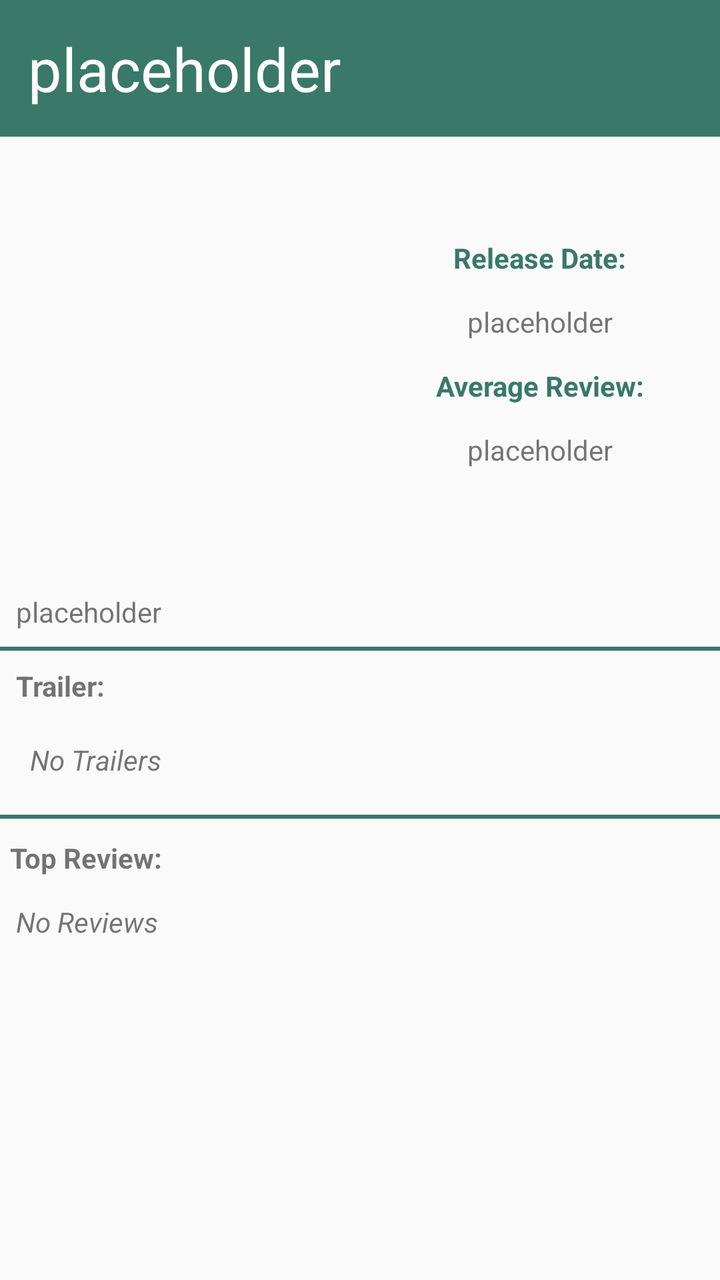
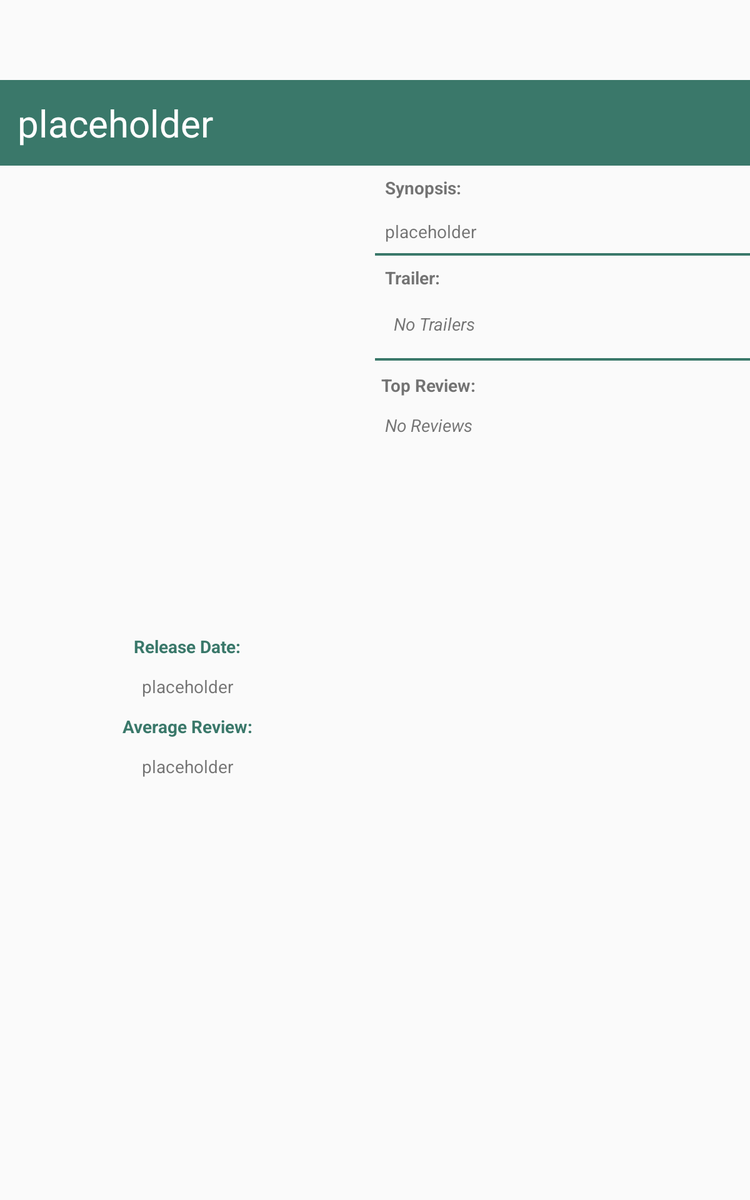

The same Android screen from two of the app's own layout files: first res/layout/ as a phone draws it, then the repository's variant for another configuration, drawn on a device whose configuration selects that folder. Both files follow.
<!-- AndroidManifest.xml: activity theme AppTheme.NoActionBar -->
<!-- res/layout/fragment_detail.xml -->
<ScrollView

    xmlns:android="http://schemas.android.com/apk/res/android"
    xmlns:app="http://schemas.android.com/apk/res-auto"
    xmlns:tools="http://schemas.android.com/tools"
    android:layout_width="match_parent"
    android:layout_height="match_parent"
    >

    <LinearLayout

        android:layout_width="match_parent"
        android:layout_height="match_parent"
        android:orientation="vertical"
        app:layout_behavior="@string/appbar_scrolling_view_behavior"
        tools:context="com.example.android6.movieproject.DetailActivityFragment"
        tools:showIn="@layout/activity_detail">

        <TextView
            android:id="@+id/title"
            android:layout_width="match_parent"
            android:layout_height="wrap_content"
            android:background="#3a786a"
            android:padding="14dp"
            android:gravity="center|left"
            android:text="placeholder"
            android:textColor="#ffffff"
            android:textSize="30sp" />

        <LinearLayout
            android:layout_width="match_parent"
            android:layout_height="wrap_content"
            android:orientation="horizontal">

            <ImageView
                android:id="@+id/iVDetail"
                android:layout_width="0dp"
                android:layout_height="200dp"
                android:layout_margin="10dp"
                android:layout_weight="1" />

            <LinearLayout
                android:gravity="center"
                android:layout_width="0dp"
                android:layout_height="match_parent"
                android:layout_margin="10dp"
                android:layout_weight="1"
                android:orientation="vertical">

                <TextView
                    android:id="@+id/release_Header"
                    android:layout_width="wrap_content"
                    android:textColor="#FF3A786A"
                    android:layout_height="wrap_content"
                    android:layout_margin="5dp"
                    android:text="Release Date:"
                    android:textStyle="bold" />

                <TextView
                    android:id="@+id/release_date"
                    android:layout_width="wrap_content"
                    android:layout_height="wrap_content"
                    android:layout_margin="8dp"
                    android:text="placeholder" />

                <TextView
                    android:id="@+id/rating_Header"
                    android:layout_width="wrap_content"
                    android:layout_height="wrap_content"
                    android:textColor="#FF3A786A"
                    android:layout_margin="5dp"
                    android:text="Average Review:"
                    android:textStyle="bold" />

                <TextView
                    android:id="@+id/rating"
                    android:layout_width="wrap_content"
                    android:layout_height="wrap_content"
                    android:layout_margin="8dp"
                    android:text="placeholder" />
                <ImageButton
                    android:layout_width="wrap_content"
                    android:paddingLeft="7dp"
                    android:paddingRight="7dp"
                    android:layout_height="wrap_content"
                    android:background="@null"
                    android:src="@mipmap/star_button"
                    android:id="@+id/favorites_button"
                    android:text="Add to Favorites"
                    android:textColor="#FFFFFFFF"/>

            </LinearLayout>

        </LinearLayout>

        <TextView
            android:id="@+id/synopsis"
            android:layout_width="wrap_content"
            android:layout_height="wrap_content"
            android:layout_margin="8dp"
            android:text="placeholder"
             />

        <View
            android:layout_width="match_parent"
            android:layout_height="2dp"
            android:background="#FF3A786A" />

        <TextView
            android:id="@+id/trailer_Header"
            android:layout_width="wrap_content"
            android:layout_height="wrap_content"

            android:layout_margin="8dp"
            android:text="Trailer:"
            android:textStyle="bold" />

        <LinearLayout
            android:layout_width="wrap_content"
            android:layout_height="wrap_content"
            android:layout_marginBottom="8dp"
            android:orientation="horizontal">

            <ImageButton
                android:layout_width="wrap_content"
                android:layout_height="wrap_content"
                android:layout_marginLeft="5dp"
                android:id="@+id/play_button"
                android:src="@mipmap/play_button"
                android:background="?android:attr/selectableItemBackground"

                />

            <TextView
                android:id="@+id/trailers"
                android:layout_width="wrap_content"
                android:layout_height="wrap_content"
                android:layout_gravity="center"
                android:layout_margin="10dp"
                android:text="No Trailers"
                android:textStyle="italic" />
        </LinearLayout>

        <View
            android:layout_width="match_parent"
            android:layout_height="2dp"
            android:background="#FF3A786A" />

        <TextView
            android:id="@+id/review_Header"
            android:layout_width="wrap_content"

            android:layout_height="wrap_content"
            android:layout_margin="5dp"
            android:paddingTop="5dp"
            android:text="Top Review:"
            android:textStyle="bold" />

        <TextView
            android:id="@+id/reviews"
            android:layout_width="wrap_content"
            android:layout_height="wrap_content"
            android:layout_margin="8dp"
            android:text="No Reviews"
            android:textStyle="italic" />

    </LinearLayout>
</ScrollView>
<!-- res/layout/activity_detail.xml (included above) -->
<?xml version="1.0" encoding="utf-8"?>
<android.support.design.widget.CoordinatorLayout xmlns:android="http://schemas.android.com/apk/res/android"
    xmlns:app="http://schemas.android.com/apk/res-auto"
    xmlns:tools="http://schemas.android.com/tools"
    android:layout_width="match_parent"
    android:layout_height="match_parent"
    android:fitsSystemWindows="true"
    tools:context="com.example.android6.movieproject.DetailActivity">

    <android.support.design.widget.AppBarLayout
        android:layout_width="match_parent"
        android:layout_height="wrap_content"
        android:theme="@style/AppTheme.AppBarOverlay">

        <android.support.v7.widget.Toolbar
            android:id="@+id/toolbar"
            android:layout_width="match_parent"
            android:layout_height="?attr/actionBarSize"
            android:background="?attr/colorPrimary"
            app:popupTheme="@style/AppTheme.PopupOverlay" />

    </android.support.design.widget.AppBarLayout>

    
        
        
        

    <include layout="@layout/content_detail" />

    
        
        
        
        
        
        

</android.support.design.widget.CoordinatorLayout>
<!-- res/layout/content_detail.xml (included above) -->
<FrameLayout xmlns:android="http://schemas.android.com/apk/res/android"
    xmlns:app="http://schemas.android.com/apk/res-auto"
    xmlns:tools="http://schemas.android.com/tools"
    android:id="@+id/movie_detail_container"
    android:name="com.example.android6.movieproject.DetailActivityFragment"
    android:layout_width="match_parent"
    android:layout_height="match_parent"
    app:layout_behavior="@string/appbar_scrolling_view_behavior"
    tools:layout="@layout/fragment_detail" />
<!-- resources referenced by this layout -->
<resources>
  <style name="AppTheme.AppBarOverlay" parent="ThemeOverlay.AppCompat.Dark.ActionBar" />
  <style name="AppTheme.PopupOverlay" parent="ThemeOverlay.AppCompat.Light" />
  <!-- from res/values-v21/ -->
  <style name="AppTheme.NoActionBar">
          <item name="windowActionBar">false</item>
          <item name="windowNoTitle">true</item>
          <item name="android:windowDrawsSystemBarBackgrounds">true</item>
          <item name="android:statusBarColor">@android:color/transparent</item>
      </style>
</resources>
<!-- res/layout-sw600dp/fragment_detail.xml (the repository's variant of the layout above) -->
<!-- drawn on a 7-inch tablet held upright -->
<ScrollView

    xmlns:android="http://schemas.android.com/apk/res/android"
    xmlns:app="http://schemas.android.com/apk/res-auto"
    xmlns:tools="http://schemas.android.com/tools"
    android:layout_width="match_parent"
    android:layout_height="match_parent"
    android:paddingTop="?android:attr/actionBarSize">

    <LinearLayout

        android:layout_width="match_parent"
        android:layout_height="match_parent"
        android:orientation="vertical"
        app:layout_behavior="@string/appbar_scrolling_view_behavior"
        tools:context="com.example.android6.movieproject.DetailActivityFragment"
        tools:showIn="@layout/activity_detail">

        <TextView
            android:id="@+id/title"
            android:layout_width="match_parent"
            android:layout_height="wrap_content"
            android:background="#3a786a"
            android:gravity="center|left"
            android:padding="14dp"
            android:text="placeholder"
            android:textColor="#ffffff"
            android:textSize="30sp" />

        <LinearLayout
            android:layout_width="match_parent"
            android:layout_height="match_parent"
            android:orientation="horizontal">

            <LinearLayout
                android:layout_width="0dp"
                android:layout_height="match_parent"
                android:layout_weight="1"
                android:orientation="vertical">

                <ImageView
                    android:id="@+id/iVDetail"
                    android:layout_width="match_parent"
                    android:layout_height="350dp"
                    android:gravity="top|center"
                    android:layout_marginTop="10dp"
                    />

                <LinearLayout
                    android:layout_width="match_parent"
                    android:layout_height="wrap_content"
                    android:gravity="top|center"
                    android:layout_margin="10dp"
                    android:orientation="vertical">

                    <TextView
                        android:id="@+id/release_Header"
                        android:layout_width="wrap_content"
                        android:layout_height="wrap_content"
                        android:layout_margin="5dp"
                        android:text="Release Date:"
                        android:textColor="#FF3A786A"
                        android:textStyle="bold" />

                    <TextView
                        android:id="@+id/release_date"
                        android:layout_width="wrap_content"
                        android:layout_height="wrap_content"
                        android:layout_margin="8dp"
                        android:text="placeholder" />

                    <TextView
                        android:id="@+id/rating_Header"
                        android:layout_width="wrap_content"
                        android:layout_height="wrap_content"
                        android:layout_margin="5dp"
                        android:text="Average Review:"
                        android:textColor="#FF3A786A"
                        android:textStyle="bold" />

                    <TextView
                        android:id="@+id/rating"
                        android:layout_width="wrap_content"
                        android:layout_height="wrap_content"
                        android:layout_margin="8dp"
                        android:text="placeholder" />

                    <ImageButton
                        android:id="@+id/favorites_button"
                        android:layout_width="wrap_content"
                        android:layout_height="wrap_content"
                        android:background="@null"
                        android:paddingLeft="7dp"
                        android:paddingRight="7dp"
                        android:src="@mipmap/star_button"
                        android:text="Add to Favorites"
                        android:textColor="#FFFFFFFF" />

                </LinearLayout>

            </LinearLayout>

            <LinearLayout
                android:layout_width="0dp"
                android:layout_height="match_parent"
                android:layout_weight="1"
                android:orientation="vertical">

                <TextView
                    android:id="@+id/synopsis_Header"
                    android:layout_width="wrap_content"
                    android:layout_height="wrap_content"

                    android:layout_margin="8dp"
                    android:text="Synopsis:"
                    android:textStyle="bold" />

                <TextView
                    android:id="@+id/synopsis"
                    android:layout_width="wrap_content"
                    android:layout_height="wrap_content"
                    android:layout_margin="8dp"
                    android:text="placeholder" />

                <View
                    android:layout_width="match_parent"
                    android:layout_height="2dp"
                    android:background="#FF3A786A" />

                <TextView
                    android:id="@+id/trailer_Header"
                    android:layout_width="wrap_content"
                    android:layout_height="wrap_content"

                    android:layout_margin="8dp"
                    android:text="Trailer:"
                    android:textStyle="bold" />

                <LinearLayout
                    android:layout_width="wrap_content"
                    android:layout_height="wrap_content"
                    android:layout_marginBottom="8dp"
                    android:orientation="horizontal">

                    <ImageButton
                        android:id="@+id/play_button"
                        android:layout_width="wrap_content"
                        android:layout_height="wrap_content"
                        android:layout_marginLeft="5dp"
                        android:background="@null"
                        android:src="@mipmap/play_button"

                        />

                    <TextView
                        android:id="@+id/trailers"
                        android:layout_width="wrap_content"
                        android:layout_height="wrap_content"
                        android:layout_gravity="center"
                        android:layout_margin="10dp"
                        android:text="No Trailers"
                        android:textStyle="italic" />
                </LinearLayout>

                <View
                    android:layout_width="match_parent"
                    android:layout_height="2dp"
                    android:background="#FF3A786A" />

                <TextView
                    android:id="@+id/review_Header"
                    android:layout_width="wrap_content"

                    android:layout_height="wrap_content"
                    android:layout_margin="5dp"
                    android:paddingTop="5dp"
                    android:text="Top Review:"
                    android:textStyle="bold" />

                <TextView
                    android:id="@+id/reviews"
                    android:layout_width="wrap_content"
                    android:layout_height="wrap_content"
                    android:layout_margin="8dp"
                    android:text="No Reviews"
                    android:textStyle="italic" />
            </LinearLayout>

        </LinearLayout>
    </LinearLayout>
</ScrollView>
<!-- res/layout/fragment_detail.xml (included above) -->
<ScrollView

    xmlns:android="http://schemas.android.com/apk/res/android"
    xmlns:app="http://schemas.android.com/apk/res-auto"
    xmlns:tools="http://schemas.android.com/tools"
    android:layout_width="match_parent"
    android:layout_height="match_parent"
    >

    <LinearLayout

        android:layout_width="match_parent"
        android:layout_height="match_parent"
        android:orientation="vertical"
        app:layout_behavior="@string/appbar_scrolling_view_behavior"
        tools:context="com.example.android6.movieproject.DetailActivityFragment"
        tools:showIn="@layout/activity_detail">

        <TextView
            android:id="@+id/title"
            android:layout_width="match_parent"
            android:layout_height="wrap_content"
            android:background="#3a786a"
            android:padding="14dp"
            android:gravity="center|left"
            android:text="placeholder"
            android:textColor="#ffffff"
            android:textSize="30sp" />

        <LinearLayout
            android:layout_width="match_parent"
            android:layout_height="wrap_content"
            android:orientation="horizontal">

            <ImageView
                android:id="@+id/iVDetail"
                android:layout_width="0dp"
                android:layout_height="200dp"
                android:layout_margin="10dp"
                android:layout_weight="1" />

            <LinearLayout
                android:gravity="center"
                android:layout_width="0dp"
                android:layout_height="match_parent"
                android:layout_margin="10dp"
                android:layout_weight="1"
                android:orientation="vertical">

                <TextView
                    android:id="@+id/release_Header"
                    android:layout_width="wrap_content"
                    android:textColor="#FF3A786A"
                    android:layout_height="wrap_content"
                    android:layout_margin="5dp"
                    android:text="Release Date:"
                    android:textStyle="bold" />

                <TextView
                    android:id="@+id/release_date"
                    android:layout_width="wrap_content"
                    android:layout_height="wrap_content"
                    android:layout_margin="8dp"
                    android:text="placeholder" />

                <TextView
                    android:id="@+id/rating_Header"
                    android:layout_width="wrap_content"
                    android:layout_height="wrap_content"
                    android:textColor="#FF3A786A"
                    android:layout_margin="5dp"
                    android:text="Average Review:"
                    android:textStyle="bold" />

                <TextView
                    android:id="@+id/rating"
                    android:layout_width="wrap_content"
                    android:layout_height="wrap_content"
                    android:layout_margin="8dp"
                    android:text="placeholder" />
                <ImageButton
                    android:layout_width="wrap_content"
                    android:paddingLeft="7dp"
                    android:paddingRight="7dp"
                    android:layout_height="wrap_content"
                    android:background="@null"
                    android:src="@mipmap/star_button"
                    android:id="@+id/favorites_button"
                    android:text="Add to Favorites"
                    android:textColor="#FFFFFFFF"/>

            </LinearLayout>

        </LinearLayout>

        <TextView
            android:id="@+id/synopsis"
            android:layout_width="wrap_content"
            android:layout_height="wrap_content"
            android:layout_margin="8dp"
            android:text="placeholder"
             />

        <View
            android:layout_width="match_parent"
            android:layout_height="2dp"
            android:background="#FF3A786A" />

        <TextView
            android:id="@+id/trailer_Header"
            android:layout_width="wrap_content"
            android:layout_height="wrap_content"

            android:layout_margin="8dp"
            android:text="Trailer:"
            android:textStyle="bold" />

        <LinearLayout
            android:layout_width="wrap_content"
            android:layout_height="wrap_content"
            android:layout_marginBottom="8dp"
            android:orientation="horizontal">

            <ImageButton
                android:layout_width="wrap_content"
                android:layout_height="wrap_content"
                android:layout_marginLeft="5dp"
                android:id="@+id/play_button"
                android:src="@mipmap/play_button"
                android:background="?android:attr/selectableItemBackground"

                />

            <TextView
                android:id="@+id/trailers"
                android:layout_width="wrap_content"
                android:layout_height="wrap_content"
                android:layout_gravity="center"
                android:layout_margin="10dp"
                android:text="No Trailers"
                android:textStyle="italic" />
        </LinearLayout>

        <View
            android:layout_width="match_parent"
            android:layout_height="2dp"
            android:background="#FF3A786A" />

        <TextView
            android:id="@+id/review_Header"
            android:layout_width="wrap_content"

            android:layout_height="wrap_content"
            android:layout_margin="5dp"
            android:paddingTop="5dp"
            android:text="Top Review:"
            android:textStyle="bold" />

        <TextView
            android:id="@+id/reviews"
            android:layout_width="wrap_content"
            android:layout_height="wrap_content"
            android:layout_margin="8dp"
            android:text="No Reviews"
            android:textStyle="italic" />

    </LinearLayout>
</ScrollView>
